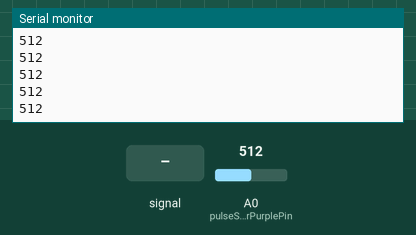
Bench run of a sketch on a simulated Arduino Uno, built with avr-gcc and run on an emulated ATmega328P. Parts: the last lines printed to the serial monitor. The inputs (shaded band) are chosen by the test bench; at power-on: A0 (pulseSensorPurplePin) = 512.

Above: at 1.2 s.
1.3 s: A0 (pulseSensorPurplePin) fed a 200 Hz sine of ±81 counts around its level
2.9 s: A0 (pulseSensorPurplePin) set to 560
At 3.5 s:
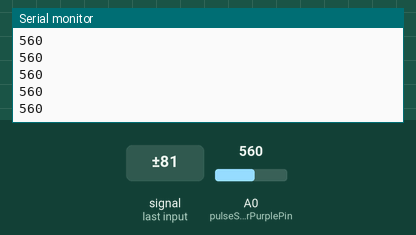
4.4 s: A0 (pulseSensorPurplePin) fed a 1000 Hz sine of ±255 counts around its level
5.9 s: A0 (pulseSensorPurplePin) set to 511
At 6.7 s:
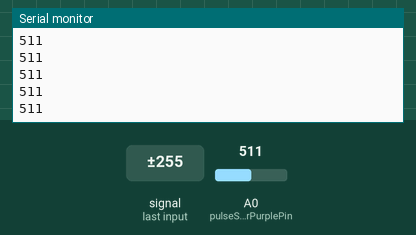
Timing chart, 0 to 8.4 s (numbered marks = the images above; inputs shaded):
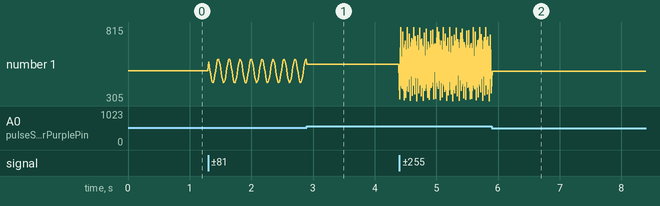

Measured:
- plotted number 1: 512 → 592 after the input at 1.3 s

The sketch:

heartbeat.ino
```cpp
/* heartbeat.ino */

// Pulse Sensor PURPLE WIRE connected to ANALOG PIN 0
int pulseSensorPurplePin = 0;
// signal holds the incoming raw data. signal value can range from 0-1024
int signal;
// Threshold to use "count as a beat"
int Threshold = 550;
// counter for hysteresis
int counter = 0;

void setup() {
  Serial.begin(9600);
}

void loop() {
  signal = analogRead(pulseSensorPurplePin);
  Serial.println(signal);

  if (signal > Threshold && counter == 0) {
    Serial.println("b");
    counter = 1;
  }

  if (counter == 1 && signal < Threshold) {
    counter = 0;
  }

  delay(10);
}
```
